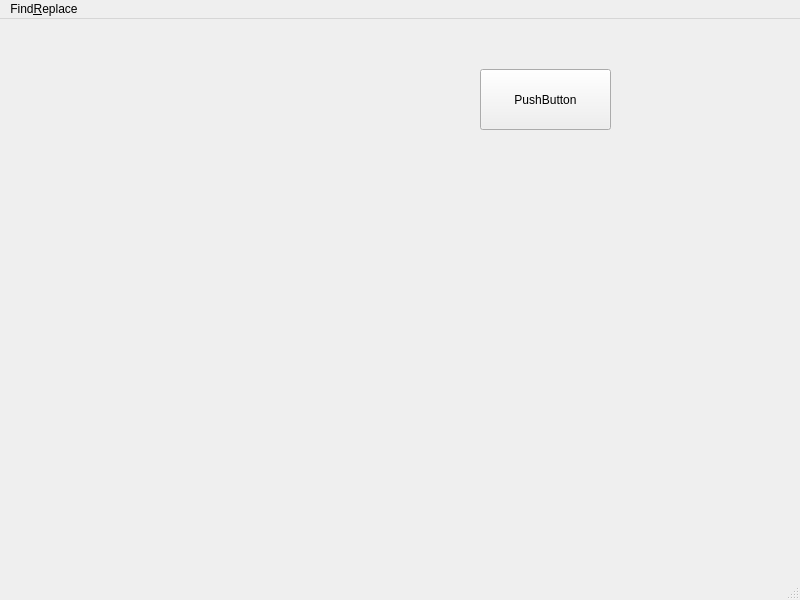
<?xml version="1.0" encoding="UTF-8"?>
<ui version="4.0">
 <class>MainWindow</class>
 <widget class="QMainWindow" name="MainWindow">
  <property name="geometry">
   <rect>
    <x>0</x>
    <y>0</y>
    <width>800</width>
    <height>600</height>
   </rect>
  </property>
  <property name="windowTitle">
   <string>MainWindow</string>
  </property>
  <widget class="QWidget" name="centralwidget">
   <widget class="QPushButton" name="pushButton">
    <property name="geometry">
     <rect>
      <x>480</x>
      <y>50</y>
      <width>131</width>
      <height>61</height>
     </rect>
    </property>
    <property name="text">
     <string>PushButton</string>
    </property>
   </widget>
  </widget>
  <widget class="QMenuBar" name="menubar">
   <property name="geometry">
    <rect>
     <x>0</x>
     <y>0</y>
     <width>800</width>
     <height>22</height>
    </rect>
   </property>
   <widget class="QMenu" name="menuFind_Replace">
    <property name="title">
     <string>Find&amp;Replace</string>
    </property>
   </widget>
   <addaction name="menuFind_Replace"/>
  </widget>
  <widget class="QStatusBar" name="statusbar"/>
 </widget>
 <resources/>
 <connections/>
</ui>
